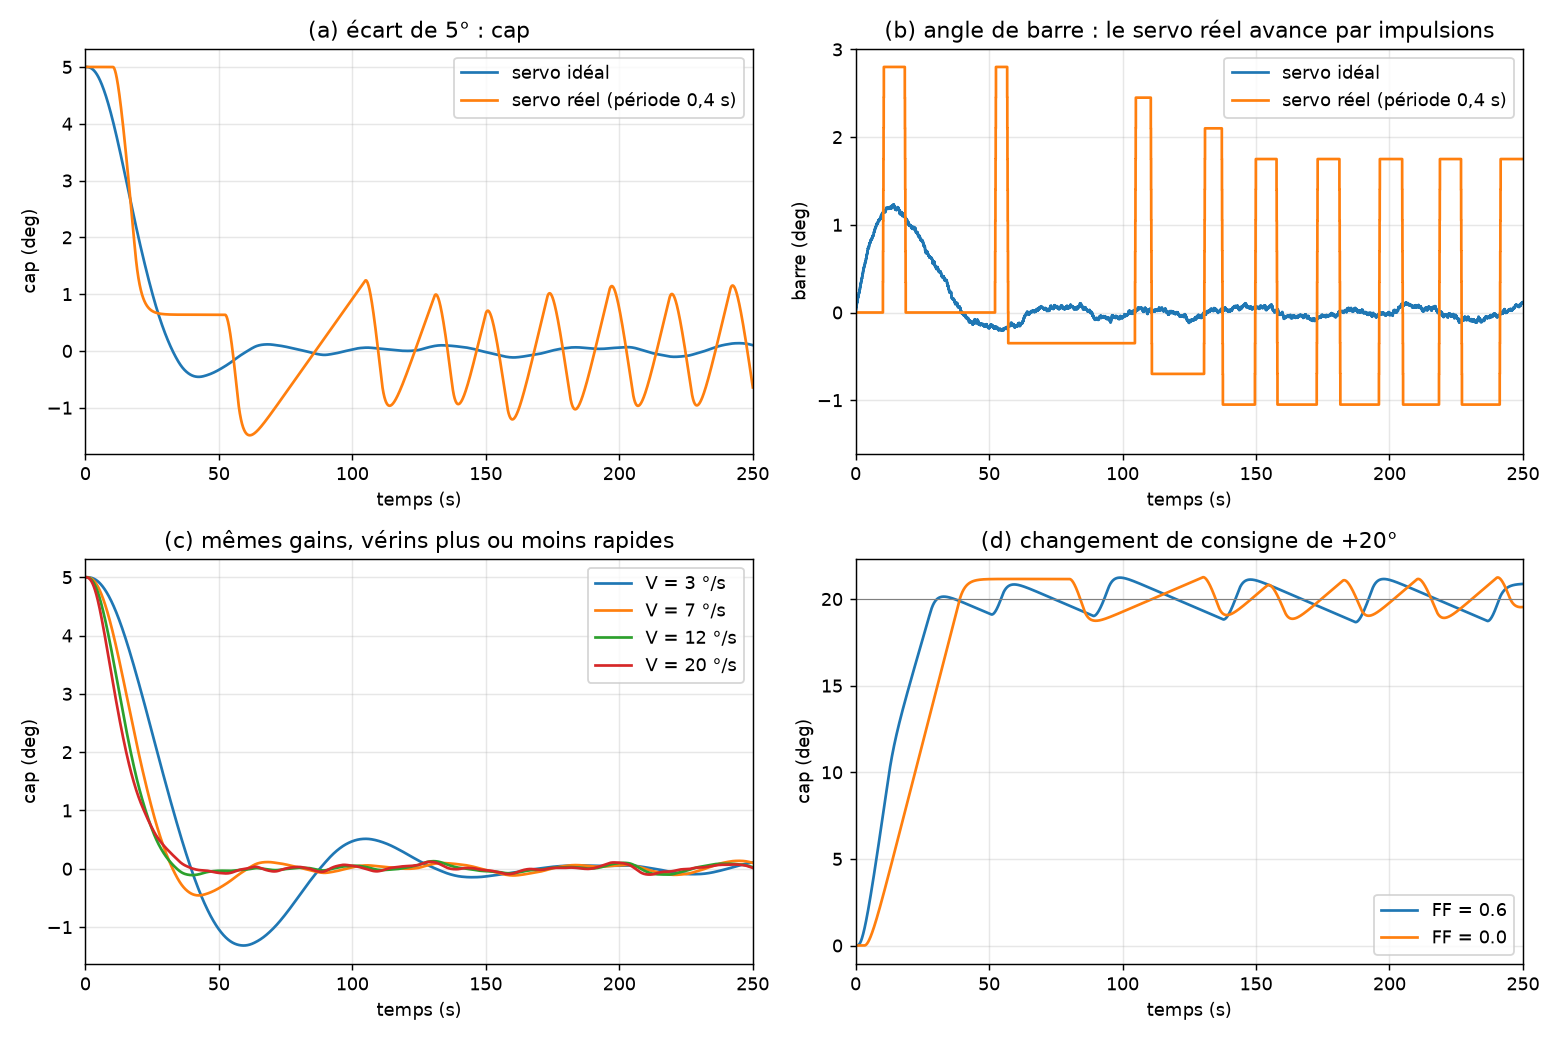

Write Python code to recreate this figure.
#!/usr/bin/env python3
# -*- coding: utf-8 -*-
"""
Simulation du pilote « basic » de pypilot (autopilot.py + pilots/basic.py +
servo.py::do_command) couplé au même bateau de Nomoto que la simulation de Fenix.

Ce que ce script est :
  - un port des parties de commande de pypilot 0.71 : calcul de l'erreur de cap
    (écrêtée à ±30°), filtres passe-bas de cap / vitesse de rotation /
    accélération de rotation, somme pondérée du pilote `basic`, anticipation (FF)
    sur la variation de consigne, et mécanisme « période / windup » du servo ;
  - un banc d'essai pour regarder la sensibilité à la vitesse du vérin, au
    mécanisme de période et à la vitesse du bateau.

Ce que ce script n'est PAS :
  - une validation en mer. Pas de vagues, pas de calibration de servo réelle,
    pas de limitation de pente (« slew ») dans le firmware Arduino du moteur.

Hypothèses (à contester si besoin) :
  - Bateau 12 m identique à la simulation de Fenix : T = 2,26 s, K = 0,19 1/s,
    avec K*f et T/f à la vitesse relative f (aucun gain n'est adapté à f dans
    pypilot).
  - La commande du pilote `basic` est une VITESSE normalisée du servo (±1). On
    suppose le servo bien calibré : vitesse de barre = vitesse_normalisée * V,
    avec V = 7 deg/s par défaut (même vérin que la simulation de Fenix). V est
    balayé car les gains de pypilot n'y sont pas normalisés.
  - Boucle à 20 Hz (rate = 20 par défaut), course de barre ±45° (rudder.range).
  - Bruit : cap 0,2° et gyroscope 0,1 deg/s (hypothèses).
  - Réglages du servo par défaut : speed.min = speed.max = 100 %, period = 0,4 s.

Usage :  python3 -I pypilot_sim.py
"""
import os

import numpy as np

T0, K0 = 2.26, 0.19
DT = 0.05                      # 20 Hz
SUB = 4                        # sous-pas d'intégration du bateau
RUDDER_RANGE = 45.0


def sign(x):
    return 1 if x > 0 else (-1 if x < 0 else 0)


class Servo:
    """Port de Servo.do_command (branche « période »), sans protections moteur."""

    def __init__(self, mode="real", period=0.4, smin=1.0, smax=1.0):
        self.mode, self.period, self.smin, self.smax = mode, period, smin, smax
        self.windup = 0.0
        self.windup_change = 0.0
        self.speed = 0.0

    def command(self, cmd, t, dt):
        if self.mode == "ideal":                # pas de mécanisme de période
            self.speed = min(max(cmd, -self.smax), self.smax)
            return self.speed
        speed = cmd
        if not speed:
            self.speed = 0.0
            return 0.0
        max_speed = self.smax
        min_speed = min(self.smin, max_speed)   # speed_gain = 0 par défaut
        period = max(self.period, 2 * dt)
        self.windup += (speed - self.speed) * dt
        if abs(self.windup) > period * min_speed / 1.5:
            if abs(speed) < min_speed:
                speed = min_speed if self.windup > 0 else -min_speed
        else:
            speed = 0.0
        max_windup = 1.5 * period
        if abs(self.windup) > max_windup:
            self.windup = max_windup * sign(self.windup)
        last_speed = self.speed
        if speed or last_speed:
            m = speed * last_speed
            if m <= 0:                          # départ, arrêt ou inversion
                if t - self.windup_change < self.period:
                    if last_speed > 0:
                        speed = min_speed
                    elif last_speed < 0:
                        speed = -min_speed
                    else:
                        speed = 0.0
                else:
                    self.windup_change = t
                    if m < 0:
                        speed = 0.0
        speed = min(max(speed, -max_speed), max_speed)
        self.speed = speed
        return speed


def simulate(f=1.0, V=7.0, servo="real", period=0.4, smin=1.0, smax=1.0,
             P=.003, D=.09, DD=.075, PR=.005, FF=.6,
             psi0=5.0, cmd_step=0.0, helm=0.0, noise_h=0.2, noise_r=0.1,
             t_end=300.0, seed=1, filters=True):
    n = int(t_end / DT)
    T, K = T0 / f, K0 * f
    psi, r, delta = psi0, 0.0, 0.0
    command = cmd_step                  # consigne de cap (deg)
    last_command = 0.0 if cmd_step else command
    rng = np.random.default_rng(seed)
    sv = Servo(servo, period, smin, smax)
    heading_lp, hr_lp, hrr_lp, prev_r = psi0, 0.0, 0.0, 0.0
    cmd_rate = 0.0
    t_arr, psi_arr, del_arr, spd_arr = (np.zeros(n) for _ in range(4))
    for i in range(n):
        t = i * DT
        mh = psi + noise_h * rng.standard_normal()
        mr = r + noise_r * rng.standard_normal()
        hrr_raw = (mr - prev_r) / DT
        prev_r = mr
        if filters:                     # boatimu.py : constantes .2 / .2 / .1
            heading_lp = .2 * mh + .8 * heading_lp
            hr_lp = .2 * mr + .8 * hr_lp
            hrr_lp = .1 * hrr_raw + .9 * hrr_lp
        else:
            heading_lp, hr_lp, hrr_lp = mh, mr, hrr_raw
        err = min(max(heading_lp - command, -30.0), 30.0)
        diff = -(command - last_command)            # mode compas : signe inversé
        cmd_rate = .9 * cmd_rate + .1 * diff
        last_command = command
        pr = np.sqrt(abs(err)) * (-1 if err < 0 else 1)
        cmd = P * err + D * hr_lp + DD * hrr_lp + PR * pr + FF * cmd_rate
        speed = sv.command(cmd, t, DT)
        new_delta = delta + V * speed * DT
        if abs(new_delta) > RUDDER_RANGE:           # butée (défaut de barre)
            new_delta = max(min(new_delta, RUDDER_RANGE), -RUDDER_RANGE)
            speed = 0.0
        delta = new_delta
        h = DT / SUB
        for _ in range(SUB):                        # positif = fait baisser le cap
            r += (-r - K * (delta - helm)) / T * h
            psi += r * h
        t_arr[i], psi_arr[i], del_arr[i], spd_arr[i] = t, psi, delta, speed
    return t_arr, psi_arr, del_arr, spd_arr


def metrics(t, psi, delta, speed, target, e0):
    e = psi - target
    s = 1 if e0 > 0 else -1
    over = max(0.0, (-s * e).max()) / abs(e0) * 100.0 if e0 else float("nan")
    out = np.where(np.abs(e) > 1.0)[0]
    settle = 0.0 if len(out) == 0 else t[out[-1]]
    if len(out) and out[-1] >= len(t) - 2:
        settle = float("inf")
    last = t > (t[-1] - 100.0)
    rms = float(np.sqrt(np.mean(e[last] ** 2)))
    travel = float(np.sum(np.abs(np.diff(delta[last]))) / 100.0 * 60.0)
    # impulsions du servo : suites de vitesses non nulles de même signe
    runs, cur, sg = [], 0.0, 0
    for sp, dl in zip(speed, np.diff(np.concatenate(([0.0], delta)))):
        if sp != 0 and (sg == 0 or sign(sp) == sg):
            cur += abs(dl)
            sg = sign(sp)
        else:
            if sg != 0:
                runs.append(cur)
            cur, sg = (abs(dl), sign(sp)) if sp != 0 else (0.0, 0)
    quantum = float(np.mean(runs)) if runs else 0.0
    return dict(overshoot=over, settle=settle, rms=rms, travel=travel,
                quantum=quantum, pulses_min=len(runs) / (t[-1] / 60.0))


def fs(s, tmax):
    return f">{tmax:.0f}" if s == float("inf") else f"{s:.0f}"


def theory_psi(f, V, ts, P=.003, D=.09, DD=.075):
    """Réponse linéaire exacte du système bouclé (servo idéal, sans filtres)."""
    T, K = T0 / f, K0 * f
    A = np.array([[0, 1, 0],
                  [0, -1 / T, -K / T],
                  [V * P, V * D - V * DD / T, -V * DD * K / T]])
    w, vec = np.linalg.eig(A)
    c = np.linalg.solve(vec, np.array([5.0, 0.0, 0.0]))
    return [float(np.real(sum(c[k] * vec[0, k] * np.exp(w[k] * t) for k in range(3))))
            for t in ts], w


def main():
    print("=== S0 : validation (servo idéal, sans filtre ni bruit ni terme racine) ===")
    for f in (0.4, 1.0):
        ts = (20, 60, 120)
        th, poles = theory_psi(f, 7.0, ts)
        t, psi, de, sp = simulate(f=f, servo="ideal", filters=False, noise_h=0, noise_r=0,
                                  PR=0.0, FF=0.0, psi0=5.0, t_end=200)
        simv = [psi[int(x / DT)] for x in ts]
        print(f"  f={f:.1f} pôles={np.round(poles, 3)}")
        print("      cap à t=20/60/120 s  théorie :", [f"{x:+.2f}" for x in th],
              "| simulé :", [f"{x:+.2f}" for x in simv])

    print("\n=== S1 : écart initial de 5° (gains par défaut de `basic`), servo réel vs idéal ===")
    print(f"{'f':>4} | {'servo':<6} | {'dépass.%':>8} {'<1° à (s)':>9} {'RMS°':>5} "
          f"{'barre°/min':>10} {'quantum°':>8} {'impuls./min':>11}")
    for f in (0.4, 0.6, 1.0, 1.6):
        for mode in ("ideal", "real"):
            t, psi, de, sp = simulate(f=f, servo=mode, psi0=5.0, t_end=600)
            m = metrics(t, psi, de, sp, 0.0, 5.0)
            print(f"{f:4.1f} | {mode:<6} | {m['overshoot']:8.1f} {fs(m['settle'], 600):>9} "
                  f"{m['rms']:5.2f} {m['travel']:10.1f} {m['quantum']:8.2f} {m['pulses_min']:11.1f}")

    print("\n=== S2 : sensibilité à la vitesse du vérin V (f = 1,0, servo idéal puis réel) ===")
    print(f"{'V°/s':>5} | {'servo':<6} | {'pôle le + lent':>14} {'dépass.%':>8} {'<1° à (s)':>9} {'RMS°':>5}")
    for V in (3.0, 7.0, 12.0, 20.0):
        _, w = theory_psi(1.0, V, (0,))
        slow = max(w, key=lambda z: z.real)
        for mode in ("ideal", "real"):
            t, psi, de, sp = simulate(f=1.0, V=V, servo=mode, psi0=5.0, t_end=600)
            m = metrics(t, psi, de, sp, 0.0, 5.0)
            print(f"{V:5.0f} | {mode:<6} | {slow.real:+7.3f}{slow.imag:+.3f}j {m['overshoot']:8.1f} "
                  f"{fs(m['settle'], 600):>9} {m['rms']:5.2f}")

    print("\n=== S3 : mécanisme de période du servo (barre de compensation 3°, f = 1,0, V = 7°/s) ===")
    print(f"{'période':>7} {'speed.min':>9} | {'quantum°':>8} {'impuls./min':>11} {'RMS cap°':>8} {'barre°/min':>10}")
    for period in (0.1, 0.2, 0.4, 1.0):
        for smin in (1.0, 0.3):
            t, psi, de, sp = simulate(f=1.0, servo="real", period=period, smin=smin,
                                      psi0=0.0, helm=3.0, t_end=600)
            m = metrics(t, psi, de, sp, 0.0, 1.0)
            print(f"{period:7.1f} {smin * 100:8.0f}% | {m['quantum']:8.2f} {m['pulses_min']:11.1f} "
                  f"{m['rms']:8.2f} {m['travel']:10.1f}")

    print("\n=== S4 : changement de consigne de +20° (f = 1,0, servo réel) ===")
    print(f"{'FF':>4} | {'dépass.%':>8} {'<1° à (s)':>9}")
    for FF in (0.6, 0.0):
        t, psi, de, sp = simulate(f=1.0, FF=FF, psi0=0.0, cmd_step=20.0, t_end=600)
        m = metrics(t, psi, de, sp, 20.0, -20.0)
        print(f"{FF:4.1f} | {m['overshoot']:8.1f} {fs(m['settle'], 600):>9}")

    try:
        import matplotlib
        matplotlib.use("Agg")
        import matplotlib.pyplot as plt
        fig, ax = plt.subplots(2, 2, figsize=(12, 8))
        for mode, lab in (("ideal", "servo idéal"), ("real", "servo réel (période 0,4 s)")):
            t, psi, de, sp = simulate(f=1.0, servo=mode, psi0=5.0, t_end=300)
            ax[0, 0].plot(t, psi, label=lab)
            ax[0, 1].plot(t, de, label=lab, drawstyle="steps-post")
        ax[0, 0].set_title("(a) écart de 5° : cap"); ax[0, 0].set_ylabel("cap (deg)")
        ax[0, 1].set_title("(b) angle de barre : le servo réel avance par impulsions")
        ax[0, 1].set_ylabel("barre (deg)")
        for V in (3.0, 7.0, 12.0, 20.0):
            t, psi, de, sp = simulate(f=1.0, V=V, servo="ideal", psi0=5.0, t_end=300)
            ax[1, 0].plot(t, psi, label=f"V = {V:.0f} °/s")
        ax[1, 0].set_title("(c) mêmes gains, vérins plus ou moins rapides"); ax[1, 0].set_ylabel("cap (deg)")
        for FF in (0.6, 0.0):
            t, psi, de, sp = simulate(f=1.0, FF=FF, psi0=0.0, cmd_step=20.0, t_end=300)
            ax[1, 1].plot(t, psi, label=f"FF = {FF}")
        ax[1, 1].axhline(20, color="gray", lw=.6)
        ax[1, 1].set_title("(d) changement de consigne de +20°"); ax[1, 1].set_ylabel("cap (deg)")
        for a in ax.ravel():
            a.set_xlabel("temps (s)"); a.set_xlim(0, 250); a.grid(alpha=.3); a.legend()
        fig.tight_layout()
        out = os.path.join(os.path.dirname(os.path.abspath(__file__)), "pypilot_sim.png")
        fig.savefig(out, dpi=130)
        print("\nFigure :", out)
    except Exception as e:
        print("\n(pas de figure :", e, ")")


if __name__ == "__main__":
    main()
